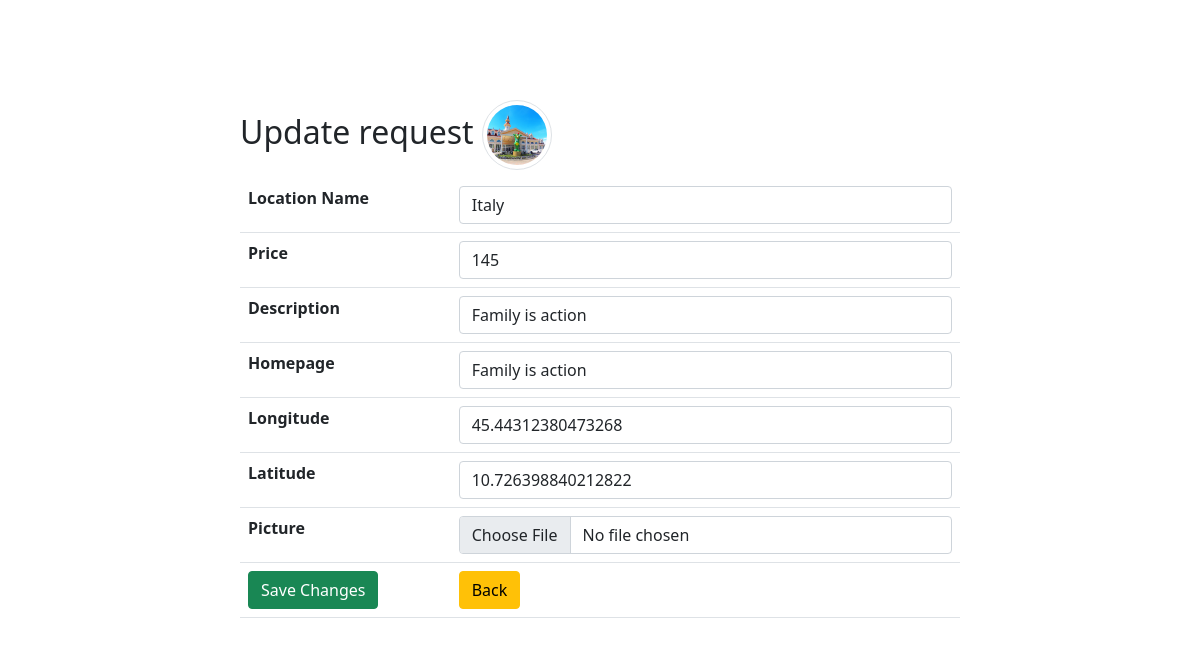
The app's page /update.php?id=14 with its own data.
### tables this page shows
CREATE TABLE `location` (
  `id` int(11) NOT NULL,
  `picture` varchar(500) NOT NULL,
  `locationName` varchar(100) NOT NULL,
  `price` decimal(10,0) NOT NULL,
  `description` varchar(500) NOT NULL,
  `longitude` varchar(500) NOT NULL,
  `latitude` varchar(500) NOT NULL,
  `homepage` varchar(500) NOT NULL
);

### update.php (the view, shortened to what this page needs)
<?php
require_once 'actions/db_connect.php';
if ($_GET['id']) {
    $id = $_GET['id'];
    $sql = "SELECT * FROM location WHERE id = {$id}";
    $result = mysqli_query($connect, $sql);
    if (mysqli_num_rows($result) == 1) {
        $data = mysqli_fetch_assoc($result);
        $locationName = $data['locationName'];
        $price = $data['price'];
        $description = $data['description'];
        $longitude = $data['longitude'];
        $latitude = $data['latitude'];
        $picture = $data['picture'];
    } else {
        header("location: error.php");
    }
} else {
    header("location: error.php");
}
?>
<!DOCTYPE html>
<html>
    <head>
        <?php require_once 'components/boot.php'?>
    </head>
    <body>
        <fieldset>
            <legend class='h2'>Update request <img class='img-thumbnail rounded-circle' src='pictures/<?php echo $picture ?>' alt="<?php echo $locationName ?>"></legend>
            <form action="actions/a_update.php"  method="post" enctype="multipart/form-data">
                <table class="table">
                    <tr>
                        <th>Location Name</th>
                        <td><input class="form-control" type="text"  name="locationName" placeholder ="Location Name" value="<?php echo $locationName ?>"/></td>
                    </tr>
                    <tr>
                        <th>Price</th>
                        <td><input class="form-control" type= "number" name="price" step="any"  placeholder="Price" value ="<?php echo $price ?>" /></td>
                    </tr>
                    <tr>
                        <th>Description</th>
                        <td><input class="form-control" type="text"  name="description" placeholder ="Description" value="<?php echo $description ?>"/></td>
                    </tr>
                    <tr>
                        <th>Homepage</th>
                        <td><input class="form-control" type="text"  name="homepage" placeholder ="Homepage" value="<?php echo $description ?>"/></td>
                    </tr>
                    <tr>
                        <th>Longitude</th>
                        <td><input class="form-control" type="text"  name="longitude" placeholder ="Longitude" value="<?php echo $longitude ?>"/></td>
                    </tr>
                    <tr>
                        <th>Latitude</th>
                        <td><input class="form-control" type="text"  name="latitude" placeholder ="Latitude" value="<?php echo $latitude ?>"/></td>
                    </tr>
                    <tr>
                        <th>Picture</th>
                        <td><input class="form-control" type="file" name= "picture" /></td>
                    </tr>
                    <tr>
                        <td><button class="btn btn-success" type= "submit">Save Changes</button></td>
                        <td><a href= "index.php"><button class="btn btn-warning" type="button">Back</button></a></td>
                    </tr>
                </table>
            </form>
        </fieldset>
    </body>
</html>

### update.php (style rules this page uses)
fieldset { margin: auto; margin-top: 100px; width: 60% ; }
.img-thumbnail { width: 70px !important; height: 70px !important; }

### records on screen
location: picture (picture), locationName "Italy", price "145", description "Family is action", homepage "Family is action", longitude "45.44312380473268", latitude "10.726398840212822"
